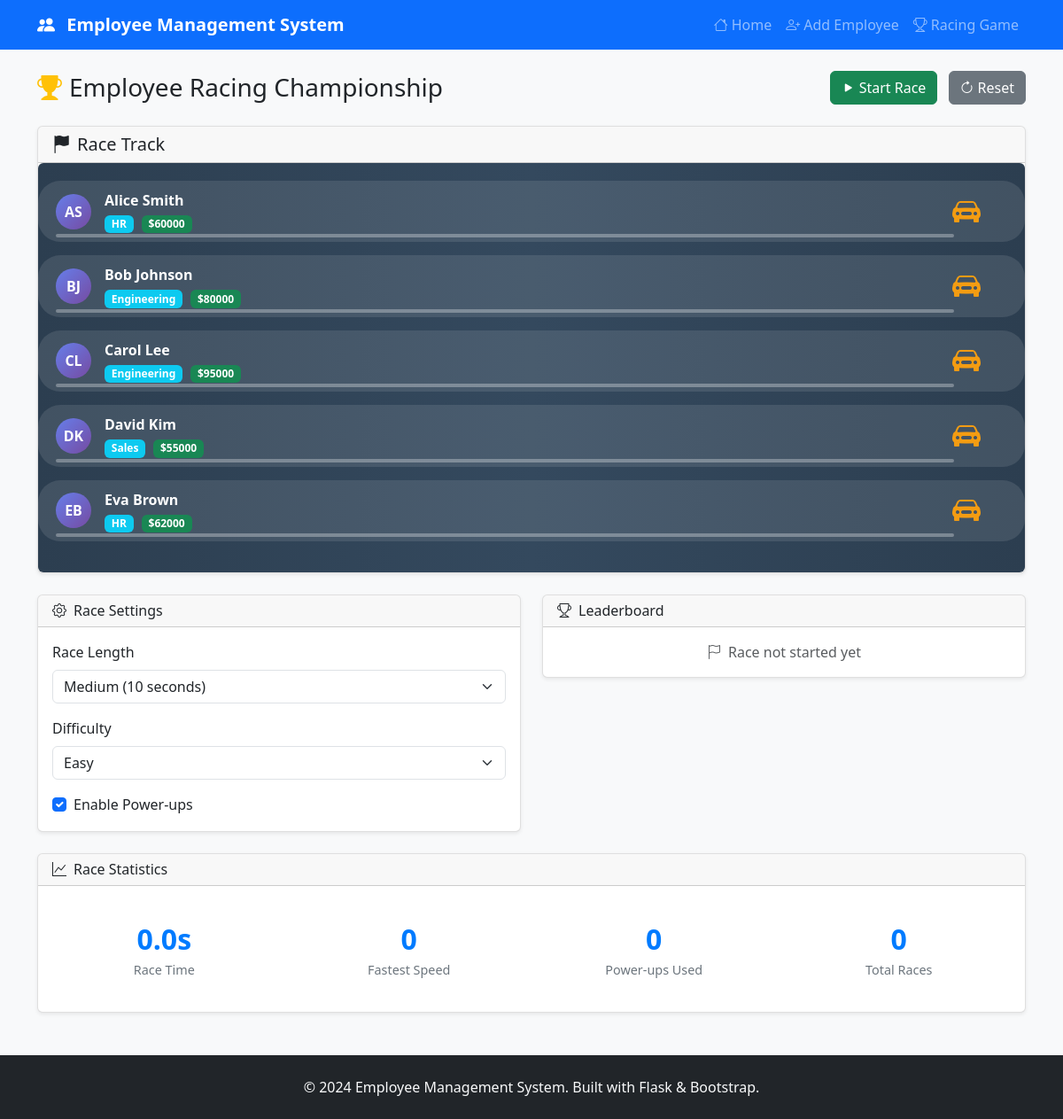
/racing, run on an earlier commit of the app's database.
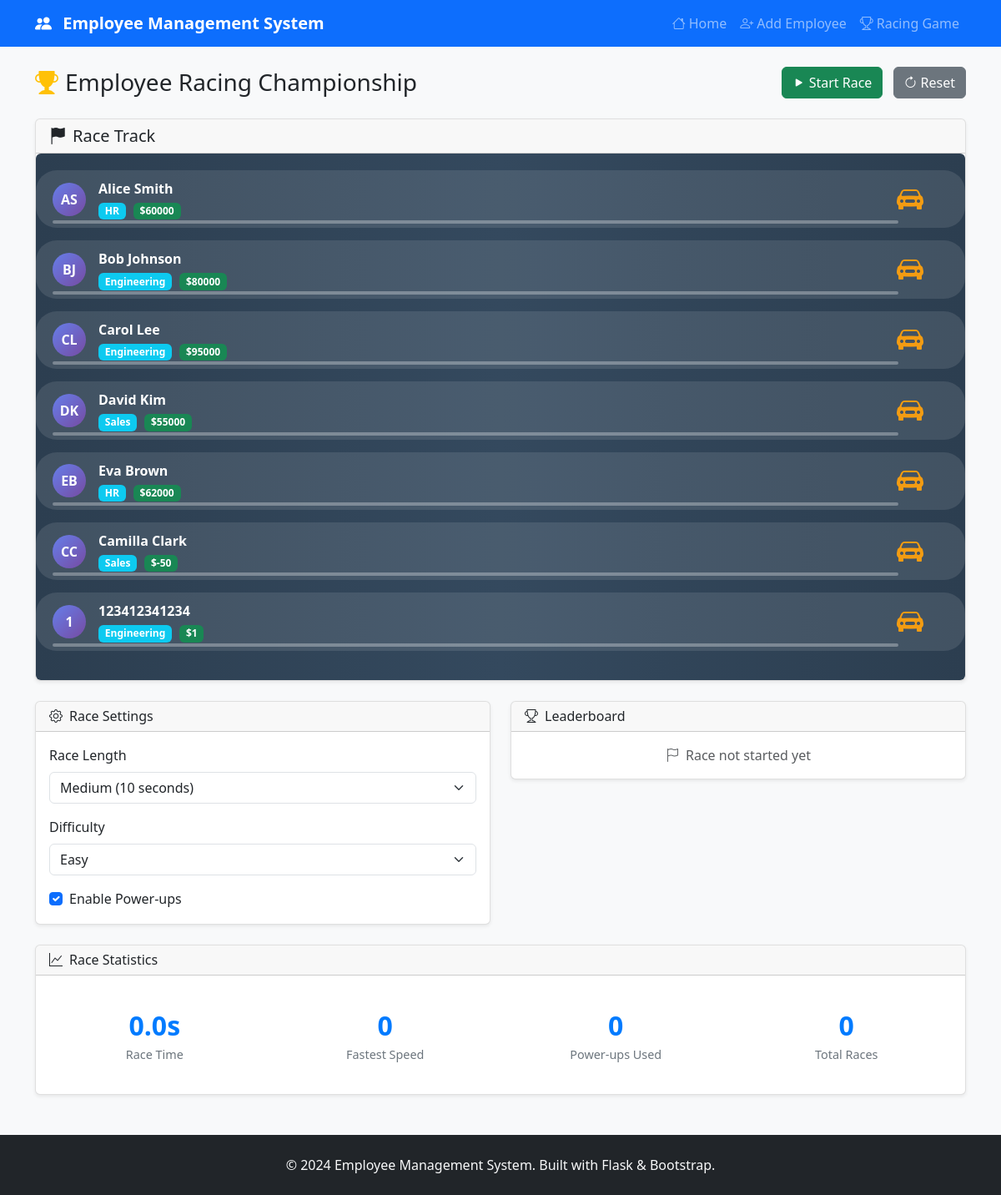
And on a later commit of the database.
### tables this page shows
CREATE TABLE employees (
    id INTEGER PRIMARY KEY AUTOINCREMENT,
    name TEXT NOT NULL,
    department_id INTEGER,
    salary REAL,
    hire_date TEXT,
    FOREIGN KEY (department_id) REFERENCES departments(id)
);

CREATE TABLE departments (
    id INTEGER PRIMARY KEY AUTOINCREMENT,
    name TEXT NOT NULL
);

### app.py (the view)
@app.route('/racing')
def racing_game():
    employees = employee_manager.get_employees()
    departments = employee_manager.get_departments()
    return render_template('racing.html', employees=employees, departments=departments)

### app.py (called while the page is built)
    def get_connection(self):
        return sqlite3.connect(self.db_path)

    def get_departments(self) -> List[Dict[str, Any]]:
        with self.get_connection() as conn:
            conn.row_factory = sqlite3.Row
            cursor = conn.cursor()
            cursor.execute("SELECT * FROM departments ORDER BY id")
            return [dict(row) for row in cursor.fetchall()]

    def get_employees(self) -> List[Dict[str, Any]]:
        with self.get_connection() as conn:
            conn.row_factory = sqlite3.Row
            cursor = conn.cursor()
            cursor.execute("""
                SELECT e.id, e.name, d.name as department, e.salary, e.hire_date, e.department_id
                FROM employees e
                LEFT JOIN departments d ON e.department_id = d.id
                ORDER BY e.id
            """)
            return [dict(row) for row in cursor.fetchall()]

### templates/racing.html (shortened to what the changed rows need)
{% extends "base.html" %}
{% block content %}
<div class="row">
    <div class="col-12">
        <div class="d-flex justify-content-between align-items-center mb-4">
            <h1 class="h3 mb-0">
                <i class="bi bi-trophy-fill me-2 text-warning"></i>Employee Racing Championship
            </h1>
        </div>
    </div>
</div>
<div class="card mb-4">
    <div class="card-body p-0">
        <div id="raceTrack" class="race-track">
            <div class="race-lanes">
                {% for employee in employees %}
                <div class="race-lane" data-employee-id="{{ employee.id }}">
                    <div class="racer-info">
                        <div class="racer-avatar">
                            {{ employee.name.split()[0][0] }}{{ employee.name.split()[-1][0] if employee.name.split()|length > 1 else '' }}
                        </div>
                        <div class="racer-details">
                            <div class="racer-name">{{ employee.name }}</div>
                            <div class="racer-stats">
                                <span class="badge bg-info me-1">{{ employee.department }}</span>
                                <span class="badge bg-success">${{ "%.0f"|format(employee.salary) }}</span>
                            </div>
                        </div>
                    </div>
                    <div class="racer-car" data-speed="{{ employee.salary / 1000 }}">
                        <i class="bi bi-car-front-fill"></i>
                    </div>
                    <div class="progress-bar">
                    </div>
                </div>
                {% endfor %}
            </div>
        </div>
    </div>
</div>
{% endblock %}

What changed in the data, as far as the page shows it:
added employees: name "C", name.split|length "C", name "Camilla Clark", department "Sales", salary "-50"
added employees: name "1", name "123412341234", department "Engineering", salary "1"
